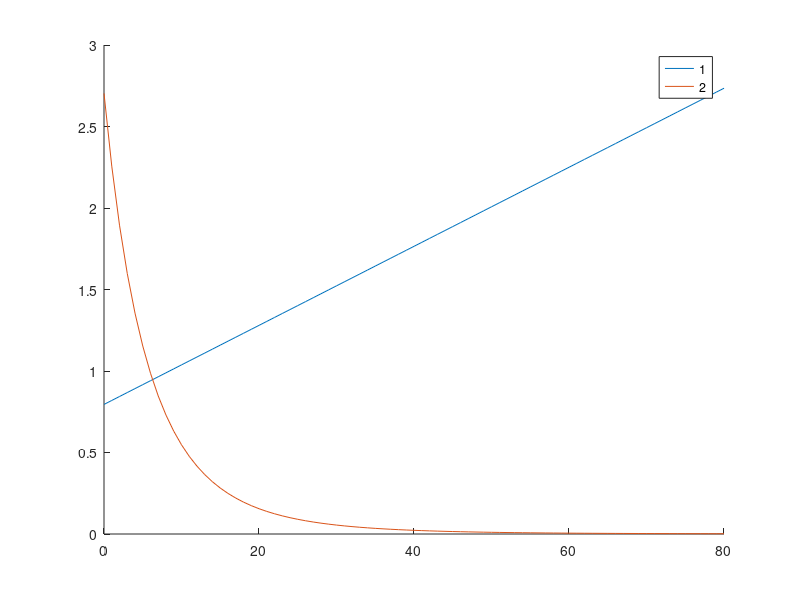

Write the MATLAB code that produced this figure.
clear all;
close all;
clc;

%%Flow parameters
Pi = 3400*6894.76;
Pr = 1000*6894.76;
V = 0.06737; % m3 Tank Volume
Ti = 300; % K Tank gas temperature

%%Gas Parameters
k = 1.4;
R = 297;

t = 0:80;

Pamb = 140; % Pa

gamma = k*(2/(k+1))^((k+1)/(2*(k-1)));

At = pi*(4/1000)^2;
Me = 5;

%% Above regulator pressure
P0 = @(t)Pi./(1+(k-1)/(2*k)*(k*R*Ti)^(1/2)*gamma*(At/V)*t).^(2*k/(k-1));
T0 = @(t) Ti*(P0(t)/Pi).^((k-1)/k);
mdot1 = @(t) gamma*At*Pr./sqrt(k*R*T0(t)); % Might be At

%% Below regulator pressure
mdot2 = @(t) gamma*At*P0(t)./sqrt(k*R*T0(t));

%% Find the transient flow characteristics in the system
figure, hold on
plot(t, mdot1(t))
plot(t, mdot2(t))
legend({'1','2'})

%%Pressure and temperature at exit
% hold on
% plot(t, P0(t))
% xlabel('Time (s)')
% ylabel('Pressure (Pa)')
%                                                                                                                
% title('Pressure and Temperature at Nozzle Exit')
% set(gca,'YMinorTick','on');


